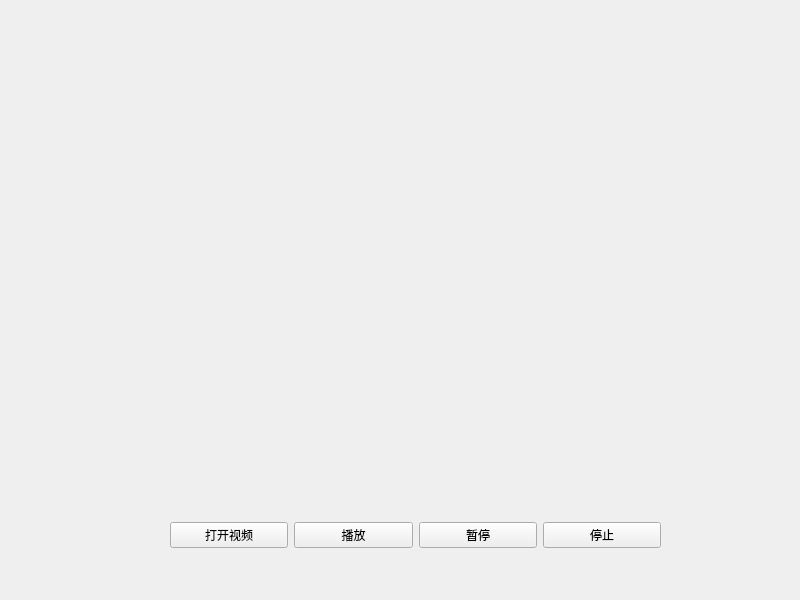
<?xml version="1.0" encoding="UTF-8"?>
<ui version="4.0">
 <class>Widget</class>
 <widget class="QWidget" name="Widget">
  <property name="geometry">
   <rect>
    <x>0</x>
    <y>0</y>
    <width>800</width>
    <height>600</height>
   </rect>
  </property>
  <property name="windowTitle">
   <string>Widget</string>
  </property>
  <widget class="QWidget" name="widget" native="true">
   <property name="geometry">
    <rect>
     <x>170</x>
     <y>500</y>
     <width>491</width>
     <height>71</height>
    </rect>
   </property>
   <layout class="QHBoxLayout" name="horizontalLayout">
    <item>
     <widget class="QPushButton" name="btnopen">
      <property name="text">
       <string>打开视频</string>
      </property>
     </widget>
    </item>
    <item>
     <widget class="QPushButton" name="btnplayer">
      <property name="text">
       <string>播放</string>
      </property>
     </widget>
    </item>
    <item>
     <widget class="QPushButton" name="btnpause">
      <property name="text">
       <string>暂停</string>
      </property>
     </widget>
    </item>
    <item>
     <widget class="QPushButton" name="btnstop">
      <property name="text">
       <string>停止</string>
      </property>
     </widget>
    </item>
   </layout>
  </widget>
 </widget>
 <resources/>
 <connections/>
</ui>
